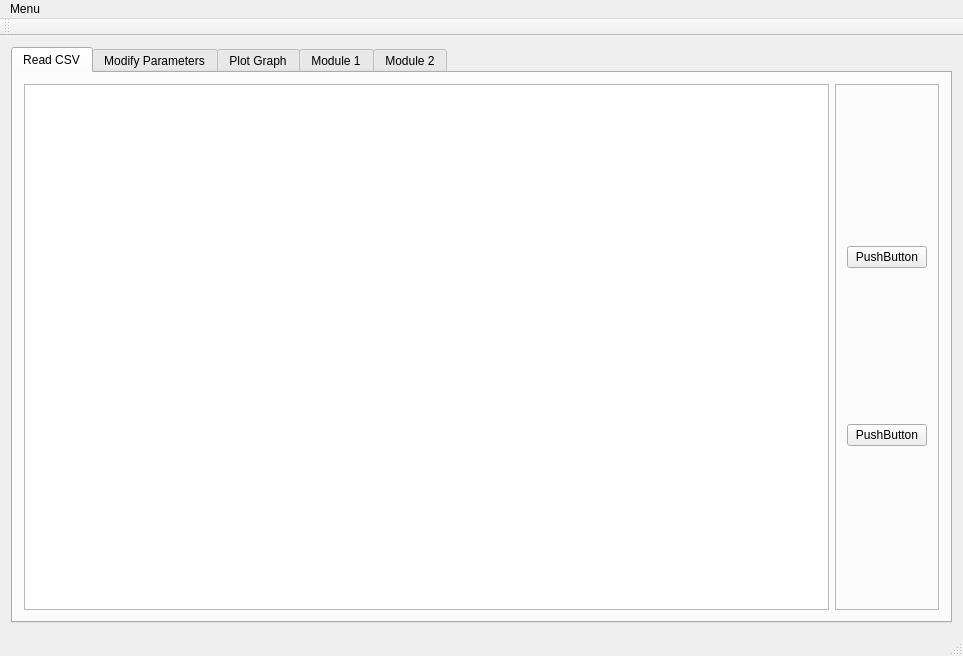
<?xml version="1.0" encoding="UTF-8"?>
<ui version="4.0">
 <class>MainWindow</class>
 <widget class="QMainWindow" name="MainWindow">
  <property name="geometry">
   <rect>
    <x>0</x>
    <y>0</y>
    <width>963</width>
    <height>656</height>
   </rect>
  </property>
  <property name="windowTitle">
   <string>MainWindow</string>
  </property>
  <property name="tabShape">
   <enum>QTabWidget::Rounded</enum>
  </property>
  <widget class="QWidget" name="centralWidget">
   <layout class="QGridLayout" name="gridLayout">
    <item row="0" column="0">
     <widget class="QTabWidget" name="tabWidget">
      <property name="tabShape">
       <enum>QTabWidget::Rounded</enum>
      </property>
      <property name="currentIndex">
       <number>0</number>
      </property>
      <widget class="QWidget" name="tab">
       <attribute name="title">
        <string>Read CSV</string>
       </attribute>
       <layout class="QGridLayout" name="gridLayout_2">
        <item row="0" column="0">
         <widget class="QTableView" name="csv_tableView"/>
        </item>
        <item row="0" column="1">
         <widget class="QFrame" name="frame">
          <property name="frameShape">
           <enum>QFrame::StyledPanel</enum>
          </property>
          <property name="frameShadow">
           <enum>QFrame::Raised</enum>
          </property>
          <layout class="QGridLayout" name="gridLayout_4">
           <item row="0" column="0">
            <widget class="QPushButton" name="pushButton">
             <property name="text">
              <string>PushButton</string>
             </property>
            </widget>
           </item>
           <item row="1" column="0">
            <widget class="QPushButton" name="pushButton_2">
             <property name="text">
              <string>PushButton</string>
             </property>
            </widget>
           </item>
          </layout>
         </widget>
        </item>
       </layout>
      </widget>
      <widget class="QWidget" name="tab_2">
       <attribute name="title">
        <string>Modify Parameters</string>
       </attribute>
       <layout class="QGridLayout" name="gridLayout_3"/>
      </widget>
      <widget class="QWidget" name="tab_3">
       <attribute name="title">
        <string>Plot Graph</string>
       </attribute>
       <layout class="QGridLayout" name="gridLayout_5"/>
      </widget>
      <widget class="QWidget" name="tab_4">
       <attribute name="title">
        <string>Module 1</string>
       </attribute>
      </widget>
      <widget class="QWidget" name="tab_5">
       <attribute name="title">
        <string>Module 2</string>
       </attribute>
      </widget>
     </widget>
    </item>
   </layout>
  </widget>
  <widget class="QMenuBar" name="menuBar">
   <property name="geometry">
    <rect>
     <x>0</x>
     <y>0</y>
     <width>963</width>
     <height>25</height>
    </rect>
   </property>
   <widget class="QMenu" name="menuMenu">
    <property name="title">
     <string>Menu</string>
    </property>
    <widget class="QMenu" name="menuCSV_Menu">
     <property name="title">
      <string>CSV Menu</string>
     </property>
     <addaction name="actionSave_to_File"/>
     <addaction name="actionRead_from_file"/>
     <addaction name="actionCreate_New_File"/>
    </widget>
    <addaction name="menuCSV_Menu"/>
    <addaction name="actionGraph_Menu"/>
    <addaction name="separator"/>
    <addaction name="actionExit_2"/>
   </widget>
   <addaction name="menuMenu"/>
  </widget>
  <widget class="QToolBar" name="mainToolBar">
   <attribute name="toolBarArea">
    <enum>TopToolBarArea</enum>
   </attribute>
   <attribute name="toolBarBreak">
    <bool>false</bool>
   </attribute>
  </widget>
  <widget class="QStatusBar" name="statusBar"/>
  <action name="actionSave_to_File">
   <property name="text">
    <string>Save to File</string>
   </property>
  </action>
  <action name="actionRead_from_file">
   <property name="text">
    <string>Read from File</string>
   </property>
  </action>
  <action name="actionCreate_New_File">
   <property name="text">
    <string>Create New File</string>
   </property>
  </action>
  <action name="actionExit">
   <property name="text">
    <string>Exit</string>
   </property>
  </action>
  <action name="actionGraph_Menu">
   <property name="text">
    <string>Graph Menu</string>
   </property>
  </action>
  <action name="actionExit_2">
   <property name="text">
    <string>Exit</string>
   </property>
  </action>
 </widget>
 <layoutdefault spacing="6" margin="11"/>
 <resources/>
 <connections/>
</ui>
